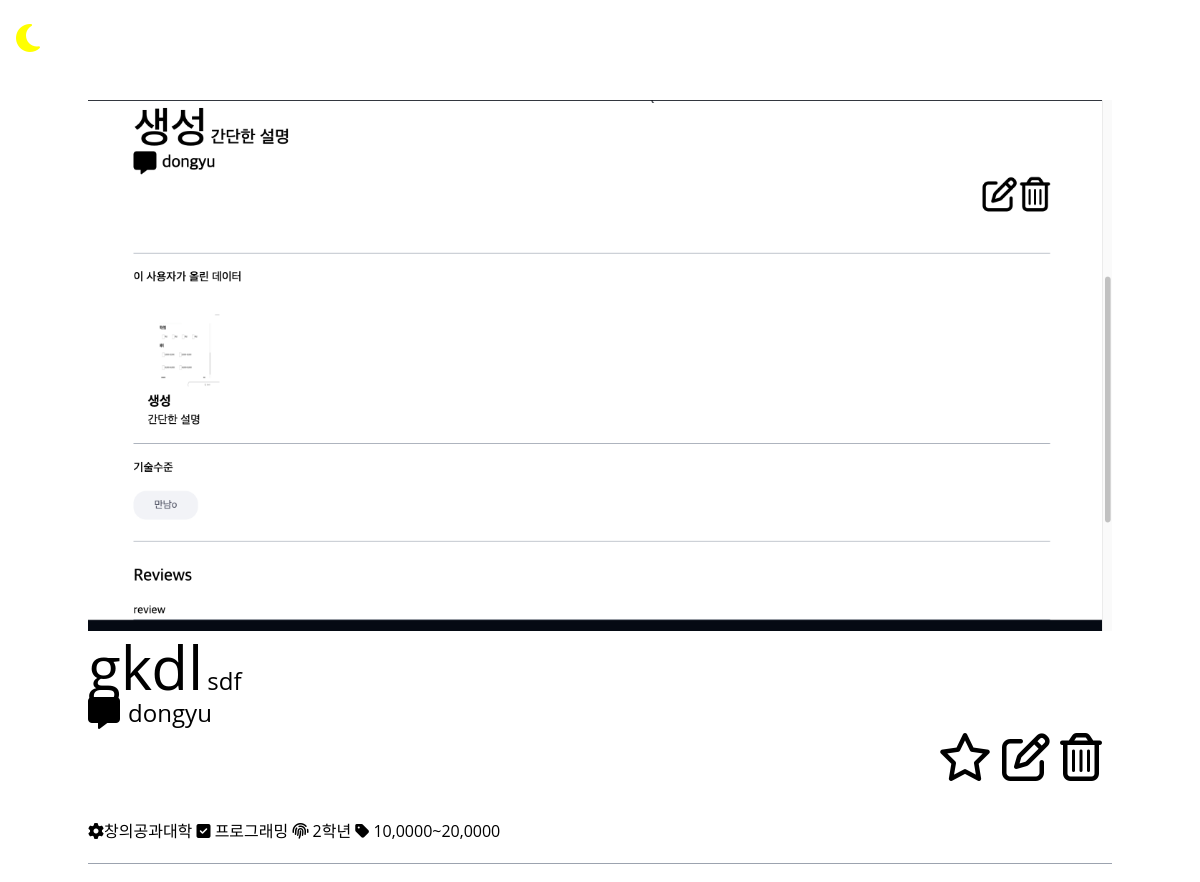
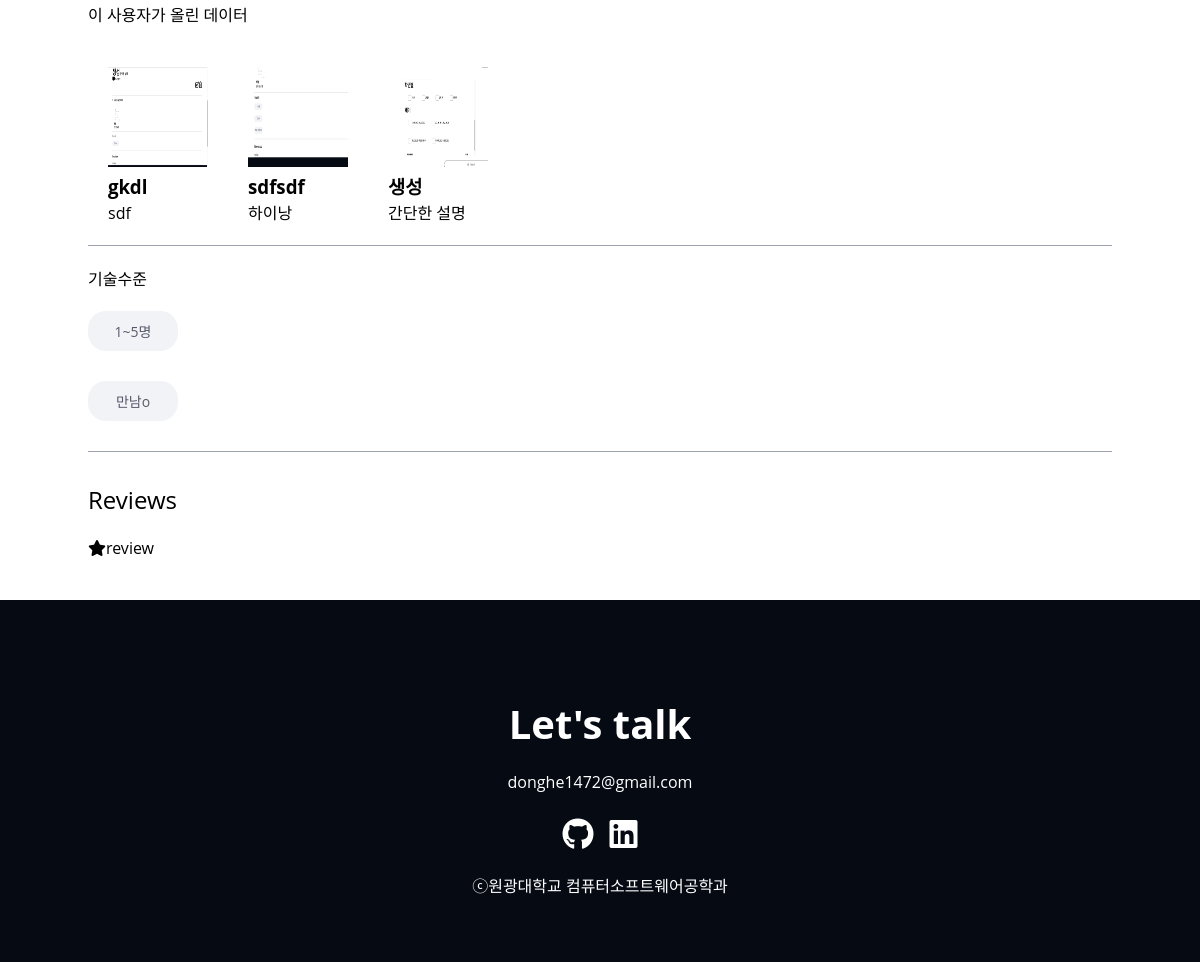
The app's page /products/17 (signed in) with its own data (2 pictures, top to bottom).
### products/models.py (models this page shows, shortened)
class Product(core_models.Common):
    SEMI_A = "it"
    SEMI_B = "마케팅"
    SEMI_C = "언어"
    SEMI_D = "제작/글쓰기"
    SEMI_CHOICES = (
        (SEMI_A, "it"),
        (SEMI_B, "마케팅"),
        (SEMI_C, "언어"),
        (SEMI_D, "제작/글쓰기"),
    )
    registrant = models.ForeignKey(
        "users.User",
        on_delete=models.CASCADE,
        null=True
    )
    filter = models.CharField(
        choices=SEMI_CHOICES, default='', max_length=10, blank=False, null=True)
    title = models.CharField(max_length=50, null=True,)
    content = models.TextField(
        null=True,
    )
    profile = models.ImageField(blank=True)
    image = models.ManyToManyField(
        "photos.Photo",
        blank=True,
    )
    price = models.PositiveBigIntegerField(
        null=True,
    )
    categories = models.ForeignKey(   # 카테고리
        "product_categories.ProductCategory",
        null=True,
        blank=True,
        on_delete=models.SET_NULL,
    )
    department = models.ManyToManyField(
        "Department", related_name="department", blank=True)
    species = models.ManyToManyField(
        "Species", related_name="species", blank=True)
    grade = models.ManyToManyField("Grade", blank=True)
    repair = models.ManyToManyField("Repair", blank=True)
    team_number = models.ManyToManyField(
        "TeamNumber", related_name="team", blank=True)
    meet = models.BooleanField(default=True, blank=True)
    category = models.ManyToManyField(
        "Category", related_name="categoy", blank=True)
    framework = models.CharField("FrameWork", max_length=50, blank=True)
    @property
    def get_photo_url(self):
        if self.profile:
            return self.profile.url
        else:
            return "/static/images/user.jpg"
    class Meta:
        ordering = ["-created_at"]

class AbstractItem(core_models.Common):
    name = models.CharField(max_length=80)
    class Meta:
        abstract = True
    def __str__(self):
        return self.name

class Department(AbstractItem):
    class Meta:
        verbose_name = "학과"

class Species(AbstractItem):
    class Meta:
        verbose_name_plural = "종류"

class Grade(AbstractItem):
    pass
    class Meta:
        verbose_name_plural = "학년"

class Repair(AbstractItem):
    class Meta:
        verbose_name = "보수"

class TeamNumber(AbstractItem):
    class Meta:
        verbose_name = "팀원수"

### users/models.py (models this page shows, shortened)
class User(AbstractUser):
    class GenderChoices(models.TextChoices):
        MALE = ("male", "Male")
        FEMALE = ("female", "Female")
    class UserKindChoices(models.TextChoices):
        CLIENT = ("client", "Client")  # 외주하는 사람들
        STUDENT = ("student", "Student")  # 수정 => 대학생들
    avatar = models.ImageField(
        blank=True,
    )
    password = models.CharField(
        max_length=200,
    )
    email = models.CharField(
        max_length=150,
    )
    birth = models.CharField(
        max_length=8,
    )
    nickname = models.CharField(
        max_length=100,
    )
    gender = models.CharField(
        max_length=6,
        choices=GenderChoices.choices,
    )
    phone_num = models.PositiveBigIntegerField(null=True, blank=True)
    user_kind = models.CharField(
        max_length=10,
        choices=UserKindChoices.choices,
    )
    location = models.CharField(
        max_length=100,
    )
    major = models.CharField(max_length=20, blank=True,
                             null=True, verbose_name='전공')
    grade = models.IntegerField(
        max_length=1, blank=True, null=True, verbose_name="학년")
    phone_number = models.IntegerField(
        max_length=40, blank=True, null=True, verbose_name='전화번호')
    student_id = models.IntegerField(
        max_length=20, blank=True, null=True, verbose_name='학번')
    email_confirmed = models.BooleanField(default=False, verbose_name='이메일인증')
    email_secret = models.CharField(
        max_length=120, default="", blank=True, verbose_name='유저이름')

### products/views.py (the view)
# urls.py: path("products/<int:pk>", views.ProductDetail.as_view(), name="detail"),
class ProductDetail(DetailView):
    model = models.Product
    context_object_name = "product"

### templates/products/product_detail.html (shortened to what this page needs)
{% extends "base.html" %} {% load on_favs i18n %} {% block content%} {% load static %}
<link rel="stylesheet" href="{% static 'css/styles.css' %}" />
<div class="container mx-auto columns-1 justify-around pb-56 mr-96">
  <img src="{{product.get_photo_url}}" class="project__img" />
  <div class=>
    <div class="flex justify-between mb-8">
      <div class="mb-5">
        <div>
        <span class="text-6xl font-medium ">{{product.title}}</span>
        <span class="text-gray-700 font-medium text-2xl">{{product.content}}</span>
        </div>
        <div class="flex">
          <i class="mb-10 fa-solid fa-message fa-2x mr-2" id="messageIcon" href=""></i>
            <div class="text-gray-700 font-medium text-2xl mt ">{{product.registrant}}</div>
        </div>
      </div>
      <div class="mt-24 flex" id="hello">
         <p class=" far fa-star fa-3x topHeart mr-1" style="color: black;" ></p>
          <i class="far fa-edit fa-3x " id="editIcon"></i>
          <i class="far fa-trash-alt fa-3x mr-1" id="deleteIcon"></i>
      </div>
    </div>
    <div class="flex flex-wrap flex-col columns-1">
     <div class="mb-5">
      <span class="mb-5 ">
      {% for department in product.department.all %} <i class="fa-solid fa-gear mr-3"></i>{{ department.name }}
      </span>
      {% endfor %}
      <span class="mb-5 "
        > {% for abc in product.species.all %} <i class="fa-solid fa-square-check mr-3"></i> {{ abc.name }}
      </span>
      {% endfor %}
      <span class="mb-5 "
        >{% for abc in product.grade.all %}  <i class="fas fa-fingerprint mr-3"></i> {{ abc.name }}
      </span>
      {% endfor %}
      <span class="mb-5"
        >{% for abc in product.repair.all %} <i class="fas fa-tag mr-3"></i> {{ abc.name }}
      </span>
      {% endfor %}
      </div>
    </div>
    <p class="border-b border-gray-400 pb-8 ">{{room.description}}</p>
    <div class="border-b border-gray-400 pb-8 mt-8">
      <h4 class="font-medium text-lg mb-5">이 사용자가 올린 데이터</h4>
      <div class="flex">
      {% for a in user.product_set.all %}
          <div class="detail__content">
          <img src="{{a.get_photo_url}}" class="project__image w-3 h-3" />
          <div class=>
            <h3 class="text-3xl">{{a.title}}</h3>
            <span>{{a.content}}</span>
          </div>
         </div>
      {% endfor %}
      </div>
    </div>
    <div class="border-b border-gray-400 pb-8 mt-8 mb-8">
      <h4 class="font-medium text-lg mb-5">기술수준</h4>
     <span class="mb-5  ">
        {% for department in product.team_number.all %} <div class="notice__tags">
                <div class="notice__tag">
                    <div>{{department}}</div>
                </div>
            </div>
      </span>
      {% endfor %}
      <span class="mb-8 "
        >
        {% if product.meet %}
        <div class="notice__tag">
                    <div>만남o</div>
                </div>
 {% else %}
                <div class="notice__tag">
                    <div>만남x</div>
                </div>
                {% endif %}
      </span>
    </div>
    <h4 class="font-medium text-2xl mb-5">Reviews</h4>
                <div class="flex items-center">
                    <div>
                        <i class="fas fa-star text-teal-500"></i>
                    </div>
                    <div>
                        <span>review{{room.reviews.count|pluralize}}</span>
                    </div>
                </div>
  </div>
</div>
<footer id="contact" class="section">
      <div class="max-container">
        <h2 class="title ">Let&#39;s talk</h2>
        <p class="description ">donghe1472@gmail.com</p>
        <ul class="contact__links">
          <li>
            <a
              class="contact__link"
              href="https://github.com/dream-ellie"
              target="_blank"
              title="my github link"
            >
              <i class="fa-brands fa-github"></i>
            </a>
          </li>
          <li>
            <a
              class="contact__link"
              href="https://github.com/dream-ellie"
              target="_blank"
              title="my linkedin link"
            >
              <i class="fa-brands fa-linkedin"></i>
            </a>
          </li>
        </ul>
        <p class="">ⓒ원광대학교 컴퓨터소프트웨어공학과</p>
      </div>
    </footer>
{% endblock content %}

### templates/base.html (shortened to what this page needs)
<!DOCTYPE html>
<html lang="en">
  <head>
    {% load static %}
    <link
      type="text/css"
      href="{% static 'css/global.css' %}"
      rel="stylesheet"
    />
    <link
      type="text/css"
      href="{% static 'css/create_form.css' %}"
      rel="stylesheet"
    />
    <link
      type="text/css"
      href="{% static 'css/header.css' %}"
      rel="stylesheet"
    />
    <link
      type="text/css"
      href="{% static 'css/home-product.css' %}"
      rel="stylesheet"
    />
    <link
      type="text/css"
      href="{% static 'css/products.css' %}"
      rel="stylesheet"
    />
    <link
      type="text/css"
      href="{% static 'css/project.css' %}"
      rel="stylesheet"
    />
    <link
      type="text/css"
      href="{% static 'css/about.css' %}"
      rel="stylesheet"
    />
    <link
      type="text/css"
      href="{% static 'css/detail.css' %}"
      rel="stylesheet"
    />
    <link
      type="text/css"
      href="{% static 'css/login.css' %}"
      rel="stylesheet"
    />
    <link
      type="text/css"
      href="{% static 'css/signup.css' %}"
      rel="stylesheet"
    />
    <link
      type="text/css"
      href="{% static 'css/footer.css' %}"
      rel="stylesheet"
    />
    <link type="text/css" href="{% static 'css/test.css' %}" rel="stylesheet" />
    <link type="text/css" href="{% static 'css/home.css' %}" rel="stylesheet" />
  </head>
  <body>
    <header>
      {% include "partials/nav.html" %}
    </header>
    {% block content %}{% endblock %} {% include "partials/footer.html" %}
  </body>
</html>

### templates/partials/nav.html (shortened to what this page needs)
<head>
</head>
{% load static %}
<header class="header">
  <div class="header__logo">
    <i class="fa-solid fa-moon fa-2x" style="color: yellow"></i>
    <h1 class="header__logo__title">
      <a href="{% url 'product:home' %}">Daljak</a>
    </h1>
  </div>
  <nav class="header__nav">
    <ul class="header__menu">
      <li>
        <a class="header__menu__item active" href="{% url 'product:home' %}"
          >Home</a
        >
      </li>
      <li>
        <a class="header__menu__item" href="{% url 'product:product_list' %}"
          >Products</a
        >
      </li>
      {% if user.is_authenticated %}
      <li>
        <a class="header__menu__item" href="{% url 'lists:see-favs' %}"
          >Favs
        </a>
      </li>
      {% endif %} {% if user.is_authenticated %}
      <li>
        <a class="header__menu__item" href="{% url 'product:create' %}"
          ><i class="fas fa-pencil-alt" style="color: white"></i
        ></a>
      </li>
      {% endif %} {% if user.is_authenticated %}
      <li>
        <a class="header__menu__item" href="{% url 'user:logout' %}">Logout </a>
      </li>
      {% else %}
      <li>
        <a class="header__menu__item" href="{% url 'user:login' %}">Login</a>
      </li>
      {% endif %}
    </ul>
  </nav>
</header>

### templates/partials/footer.html (shortened to what this page needs)
<!DOCTYPE html>
<html lang="en">
  <head>
  </head>
  <body></body>
</html>

### static/css/global.css (style rules this page uses)
:root { --color-primary: var(--color-black); --color-primary-variant: var(--color-gray); --color-accent: var(--color-blue); --color-accent-variant: var(--color-orange); --color-text: var(--color-white); --color-white: #ffffff; --color-black: #050a13; --color-blue: #03e8f9; --color-orange: #fd6413; --color-gray: #1b1e26; --size-max-width: 1200px; }
* { box-sizing: border-box; }
body { font-family: "Open Sans", sans-serif; margin: 0; }
h1, h2, h3, p, ul { margin: 0; }
ul { list-style: none; padding: 0; }
a { text-decoration: none; color: var(--color-text); }
.section { padding: 4rem; text-align: center; }
#hello i { margin-right: 10px; }
#hello p { margin-right: 10px; }

### static/css/header.css (style rules this page uses)
.header { position: fixed; top: 0; width: 100%; padding: 1rem; display: flex; justify-content: space-between; z-index: 1; }
.header__logo { display: flex; align-items: center; gap: 8px; }
.header__logo__title { font-size: 1.8rem; }
.header__menu { display: flex; gap: 4px; }
.header__menu__item { padding: 8px 16px; }
.header__nav { display: flex; align-items: center; }

### static/css/home-product.css (style rules this page uses)
.project__img { width: 100%; }

### static/css/products.css (style rules this page uses)
.notice__tag { margin-top: 15px; display: flex; justify-content: left; margin-bottom: 30px; }
.notice__tag div { width: 90px; height: 40px; background: #f2f3f7; border-radius: 18px; display: flex; align-items: center; justify-content: center; margin-right: 7px; font-size: 0.875rem; color: #555969; }
.detail__content { padding: 20px; }

### static/css/project.css (style rules this page uses)
.project__img { max-width: 100%; max-height: 100%; align-self: center; }
.project__image { width: 100px; height: 100px; align-self: center; }
.topHeart { display: none; color: red; }
.title { font-size: 2.5rem; margin: 1rem 0; }

### static/css/about.css (style rules this page uses)
.max-container { max-width: var(--size-max-width); margin: auto; }

### static/css/footer.css (style rules this page uses)
#contact { background-color: var(--color-primary); color: var(--color-text); }
.contact__links { display: flex; justify-content: center; gap: 1rem; padding: 1rem; font-size: 2rem; }
.contact__link { transition: color 250ms ease-in; }

### static/css/home.css (style rules this page uses)
.title { margin-top: 30px; display: flex; justify-content: center; }

### static/css/styles.css (style rules this page uses)
html { line-height: 1.5; -webkit-text-size-adjust: 100%; -moz-tab-size: 4; -o-tab-size: 4; tab-size: 4; font-family: ui-sans-serif, system-ui, -apple-system, BlinkMacSystemFont, "Segoe UI", Roboto, "Helvetica Neue", Arial, "Noto Sans", sans-serif, "Apple Color Emoji", "Segoe UI Emoji", "Segoe UI Symbol", "Noto Color Emoji"; font-feature-settings: normal; font-variation-settings: normal; }
body { margin: 0; line-height: inherit; }
.container { width: 100%; }
@media (min-width: 640px) { .container { max-width: 640px; } }
@media (min-width: 768px) { .container { max-width: 768px; } }
@media (min-width: 1024px) { .container { max-width: 1024px; } }
.mx-auto { margin-left: auto; margin-right: auto; margin-top: 100px; }
.mb-10, .my-10 { margin-bottom: 2.5rem; }
.mb-5 { margin-bottom: 1.25rem; }
.mr-2 { margin-right: 0.5rem; }
.mt-24 { margin-top: 6rem; }
.flex { display: flex; }
.flex-col { flex-direction: column; }
.items-center { align-items: center; }
.justify-between { justify-content: space-between; }
.border-b { border-bottom-width: 1px; }
.border-gray-400 { --tw-border-opacity: 1; border-color: rgb(156 163 175 / var(--tw-border-opacity)); }
.text-2xl { font-size: 1.5rem; line-height: 2rem; }
.text-6xl { font-size: 3.75rem; line-height: 1; }
.font-medium { font-weight: 500; }

### records on screen
Product: get_photo_url (picture), title "gkdl", content "sdf", registrant "dongyu"
Department: name "창의공과대학"
Species: name "프로그래밍"
Grade: name "2학년"
Repair: name "10,0000~20,0000"
Product: get_photo_url (picture), title "sdfsdf", content "하이낭"
Product: get_photo_url (picture), title "생성", content "간단한 설명"
TeamNumber: name "1~5명"
